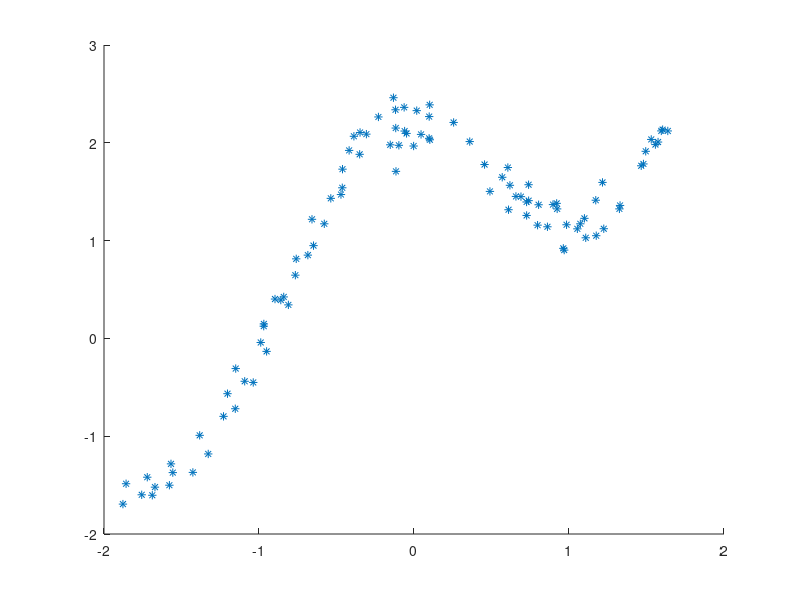

Here is the MATLAB script that generated this plot: (Note: this script raises an error after producing the figure.)
% This script solves the last part of que(2)

%clear the command window and workspace
clc;
clear;

% Possible Tau's to plot
TauVal = [0.1 0.3 0.8 2 10];
useColor = ['b' 'r' 'm' 'c' 'g'];


% Load the data
X = importdata('q3x.dat');
Y = importdata('q3y.dat');

% No. of training data examples
m = size(X,1);

% Normalize the data
NX = normalize(X);
% Donot normalize Y
NY = Y;

% Add X_0 to the columns to get datax
datax = [ones(size(NX)) NX];
datay = NY;

hold on;
% Plot the data
scatter(NX,NY,'*k');

% Plot for weighted Linear Regression from normal equation 
datap = 100;
minX = min(NX);
maxX = max(NX);
plx = linspace(minX,maxX,datap);

ply = zeros(size(plx));

for k=1:size(TauVal,2)
    for i=1:datap
        % Call the localWT function to calculate and return the value of y at
        % this point

       ply(i) = localWT(datax , datay , plx(i) , TauVal(k));
    end
    plot(plx, ply , useColor(k),'LineWidth',1.5);
end

xlabel('x');
ylabel('y');
leg = cell(size(TauVal));
for i=1:size(TauVal,2)
    leg{i} = ['Tau = ' num2str(TauVal(i))];
end

title('Locally weighted Linear Regression with different Tau','FontSize',13,'Color','k');

leg = legend('Data Points',leg{1},leg{2},leg{3},leg{4},leg{5},'Location','SouthEast');
set(leg,'FontSize',13);